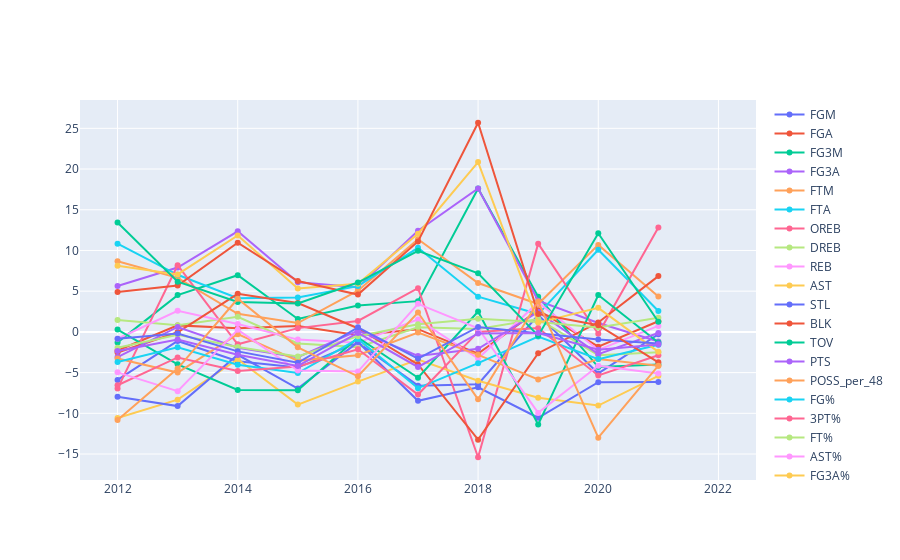

Source (notebook cell):
### Code cell
fig = go.Figure()
for col in comp_change_df.columns[1:]:
    fig.add_trace(go.Scatter(x=comp_change_df['season_start_year'],
                             y=comp_change_df[col], name=col))
fig.show()
